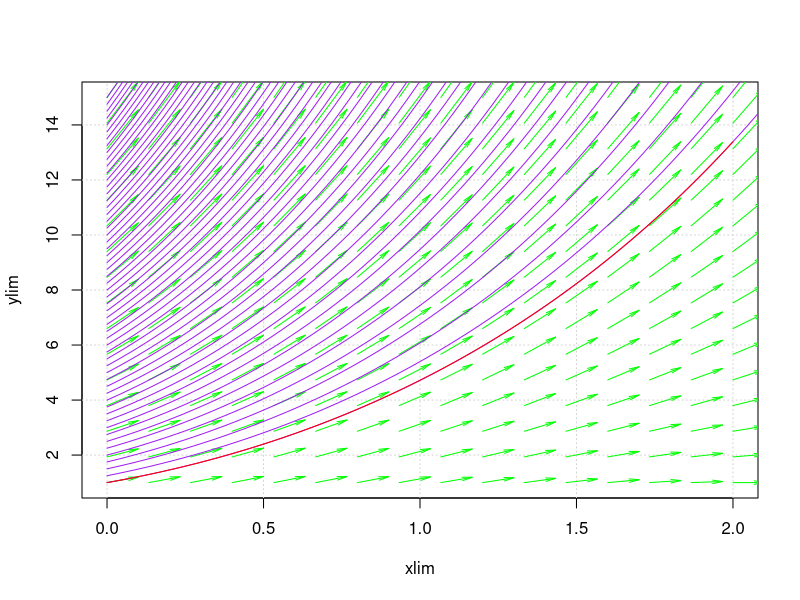

Generate this figure with R:
library(pracma)
dy<-function(x,y)
{
  a<-(1-(x**2))+x+y
  return(a)
}
fy<-function(x)
{
  return((x**2)+x+exp(x))
}
metodoEuler <- function(f, h, xi, yi, xf)
{
  N = (xf - xi) / h
  x = y = numeric(N+1)
  x[1] = xi; 
  y[1] = yi;
  i = 1
  while (i <= N)
  {
    x[i+1] = x[i]+h
    y[i+1] = y[i]+(h*f(x[i],y[i]))
    i = i+1
  }
  return (data.frame(X = x, Y = y))
}


e1 = metodoEuler(dy, 0.1, 0, 1, 2)
e1[nrow(e1),]

xx <- c(0,2); yy <- c(1,15)
vectorfield(dy, xx, yy, scale = 0.1)
for (xs in seq(1, 15, by = 0.25)) 
{
  sol <- rk4(dy, 0, 3, xs, 100)
  lines(sol$x, sol$y, col="purple")
}
curve(fy,add = T,col="Red")

xe<-e1[,1]
aux<-e1[,2]
aux2<-fy(c(seq(0,2,0.1)))
cat("x \tValor Real \t\tValor Estimado \t\tError\n")
for(i in c(0:length(aux)))
{
  cat(xe[i],"\t",aux2[i],"\t\t",aux[i],"\t\t",abs(aux[i]-aux2[i]),"\n")
}